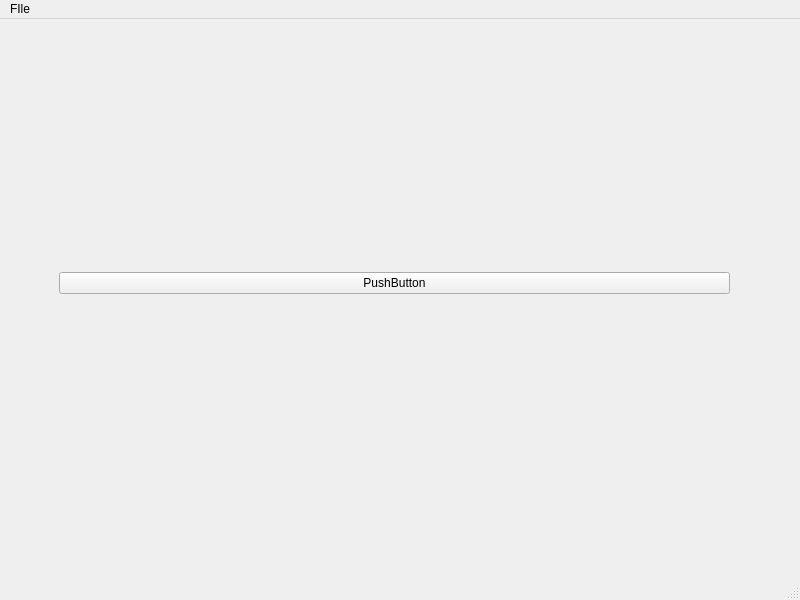
<?xml version="1.0" encoding="UTF-8"?>
<ui version="4.0">
 <class>MainWindow</class>
 <widget class="QMainWindow" name="MainWindow">
  <property name="geometry">
   <rect>
    <x>0</x>
    <y>0</y>
    <width>800</width>
    <height>600</height>
   </rect>
  </property>
  <property name="windowTitle">
   <string>MainWindow</string>
  </property>
  <widget class="QWidget" name="centralwidget">
   <widget class="QWidget" name="verticalLayoutWidget">
    <property name="geometry">
     <rect>
      <x>59</x>
      <y>19</y>
      <width>671</width>
      <height>491</height>
     </rect>
    </property>
    <layout class="QVBoxLayout" name="verticalLayout">
     <item>
      <widget class="QPushButton" name="pushButton">
       <property name="text">
        <string>PushButton</string>
       </property>
      </widget>
     </item>
    </layout>
   </widget>
  </widget>
  <widget class="QMenuBar" name="menubar">
   <property name="geometry">
    <rect>
     <x>0</x>
     <y>0</y>
     <width>800</width>
     <height>31</height>
    </rect>
   </property>
   <widget class="QMenu" name="menuFIle">
    <property name="title">
     <string>FIle</string>
    </property>
    <addaction name="actionQuit"/>
   </widget>
   <addaction name="menuFIle"/>
  </widget>
  <widget class="QStatusBar" name="statusbar"/>
  <action name="actionQuit">
   <property name="text">
    <string>Quit</string>
   </property>
  </action>
 </widget>
 <resources/>
 <connections/>
</ui>
